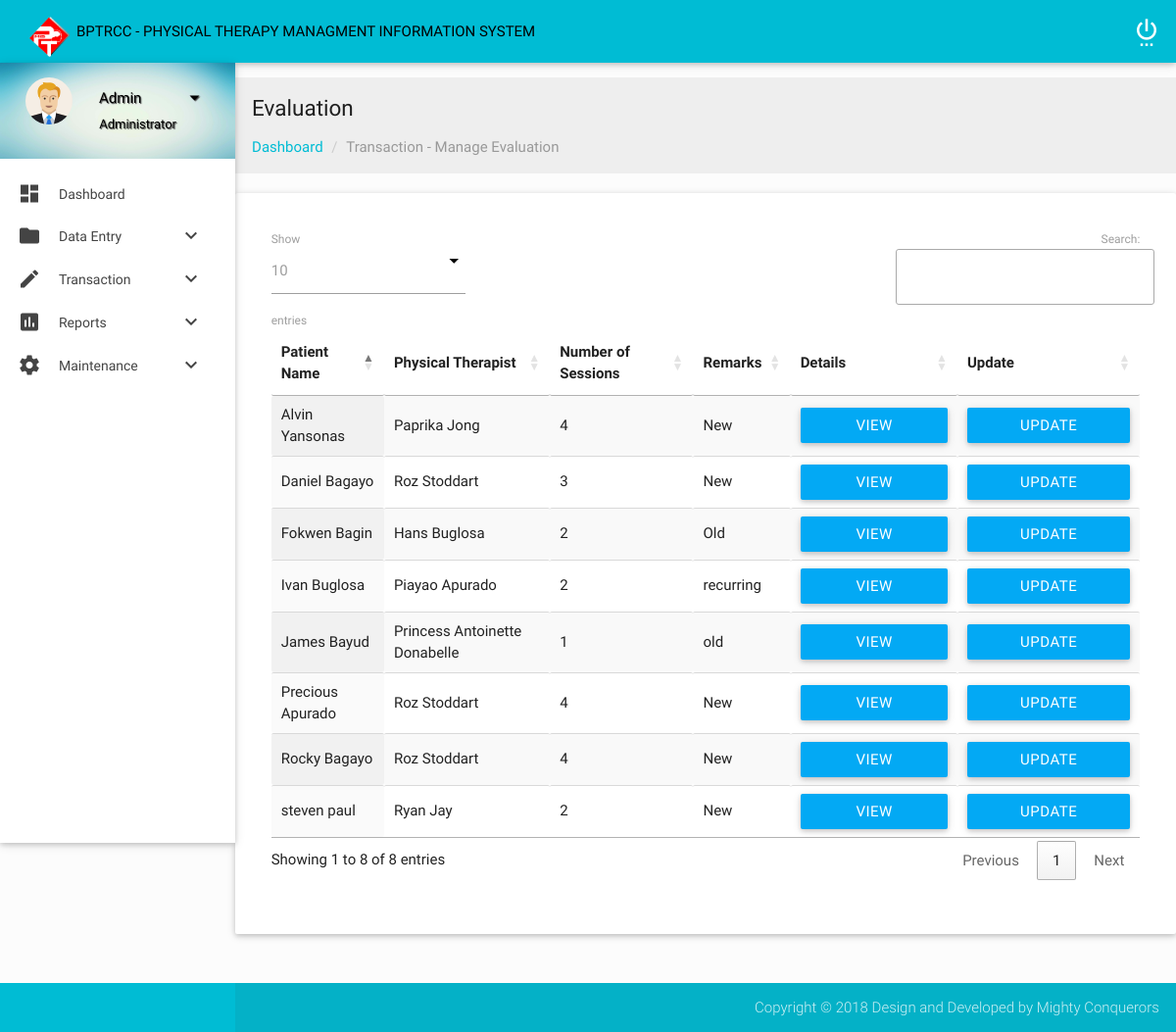
Screenshot of /admin/ManageEvaluation.php with the database file from the repository.
### tables this page shows
CREATE TABLE `patient` (
  `PatientID` int(11) NOT NULL AUTO_INCREMENT,
  `PatientName` text NOT NULL,
  `PatientAddress` text NOT NULL,
  `PatientGender` text NOT NULL,
  `PatientBirthdate` date NOT NULL,
  `PatientCivilStatus` text NOT NULL,
  `PatientProfession` text NOT NULL,
  `PatientDoctor` text NOT NULL,
  `PatientHospital` text NOT NULL,
  `PatientReferralAddress` text NOT NULL,
  `PatientTelephone` int(11) NOT NULL,
  `PatientContactPerson` text NOT NULL,
  `PatientCases` text NOT NULL,
  `month` char(3) NOT NULL,
  `year` char(4) NOT NULL,
  PRIMARY KEY (`PatientID`)
);

CREATE TABLE `evaluation` (
  `EvalID` int(11) NOT NULL AUTO_INCREMENT,
  `PatientID` varchar(11) NOT NULL,
  `EvalPT` varchar(30) NOT NULL,
  `EvalSessionQty` int(2) NOT NULL,
  `EvalChiefComplaint` varchar(50) NOT NULL,
  `EvalHistoryIllness` varchar(100) NOT NULL,
  `EvalSpeech` varchar(15) NOT NULL,
  `EvalEdema` varchar(15) NOT NULL,
  `EvalEndurance` varchar(15) NOT NULL,
  `EvalVision` varchar(15) NOT NULL,
  `EvalMuscleTone` varchar(15) NOT NULL,
  `EvalPosture` varchar(15) NOT NULL,
  `EvalHearing` varchar(15) NOT NULL,
  `EvalCoordination` varchar(15) NOT NULL,
  `EvalSkin` varchar(15) NOT NULL,
  `EvalAssessment` varchar(30) NOT NULL,
  `EvalPlan` varchar(30) NOT NULL,
  `Eval_Date` date NOT NULL,
  `ROMLeftShoulder` int(2) NOT NULL,
  `ROMRightShoulder` int(2) NOT NULL,
  `ROMLeftElbow` int(2) NOT NULL,
  `ROMRightElbow` int(2) NOT NULL,
  `ROMLeftForearm` int(2) NOT NULL,
  `ROMRightForearm` int(2) NOT NULL,
  `ROMLefthandFingers` int(2) NOT NULL,
  `ROMRighthandFingers` int(2) NOT NULL,
  `ROMLeftWrist` int(2) NOT NULL,
  `ROMRightWrist` int(2) NOT NULL,
  `ROMLeftTrunk` int(2) NOT NULL,
  `ROMRightTrunk` int(2) NOT NULL,
  `ROMHip` int(2) NOT NULL,
  `ROMLeftKnee` int(2) NOT NULL,
  `ROMRightKnee` int(2) NOT NULL,
  `ROMLeftAnkle` int(2) NOT NULL,
  `ROMRightAnkle` int(2) NOT NULL,
  `ROMNeck` int(2) NOT NULL,
  `MMTLeftShoulder` int(2) NOT NULL,
  `MMTRightShoulder` int(2) NOT NULL,
  `MMTLeftElbow` int(2) NOT NULL,
  `MMTRightElbow` int(2) NOT NULL,
  `MMTLeftForearm` int(2) NOT NULL,
  `MMTRightForearm` int(2) NOT NULL,
  `MMTLefthandFingers` int(2) NOT NULL,
  `MMTRighthandFingers` int(2) NOT NULL,
  `MMTLeftWrist` int(2) NOT NULL,
  `MMTRightWrist` int(2) NOT NULL,
  `MMTLeftTrunk` int(2) NOT NULL,
  `MMTRightTrunk` int(2) NOT NULL,
  `MMTHip` int(2) NOT NULL,
  `MMTLeftKnee` int(2) NOT NULL,
  `MMTRightKnee` int(2) NOT NULL,
  `MMTLeftAnkle` int(2) NOT NULL,
  `MMTRightAnkle` int(2) NOT NULL,
  `MMTNeck` int(2) NOT NULL,
  `Remarks` varchar(20) NOT NULL,
  PRIMARY KEY (`EvalID`),
  UNIQUE KEY `PatientID` (`PatientID`)
);

### admin/ManageEvaluation.php (the view, shortened to what this page needs)
<?php include("header.php"); ?>
            <section class="section">
                <div id="breadcrumbs-wrapper" class=" grey lighten-3">
                  <div class="container">
                    <div class="row">
                      <div class="col s12 m12 l12">
                        <h5 class="breadcrumbs-title">Evaluation</h5>
                        <ol class="breadcrumb">
                            <li><a href="index.html">Dashboard</a></li>
                            <li class="active">Transaction - Manage Evaluation</li>
                        </ol>
                      </div>
                    </div>
                  </div>
                </div>
                <div class="card-panel">
                    <div class="container">
                        <div class="section">
                            <div id="table-datatables">
                                <div class="row">
                                    <div class="col s12 m8 l12">
                                        <table id="data-table-simple" class="responsive-table display" cellspacing="0">
                                            <thead>
                                                <tr>
                                                    <th>Patient Name</th>
                                                    <th>Physical Therapist</th>
                                                    <th>Number of Sessions</th>
                                                    <th>Remarks</th>
                                                    <th>Details</th>
                                                    <th>Update</th>
                                                </tr>
                                            </thead>
                                            <tbody>
                                                <?php include("config.php");
                                                $result = mysqli_query($mysqli, "SELECT * FROM evaluation ORDER BY EvalID DESC");
                                                while ($res = mysqli_fetch_array($result)) {
                                                $patientID = $res['PatientID'];
                                                ?>
                                                <tr>
                                                <?php $result1 = mysqli_query($mysqli, "SELECT * FROM patient WHERE PatientID = '$patientID'");
                                                while ($res1 = mysqli_fetch_array($result1)) { ?>
                                                    <td><?php echo $res1['PatientName']; ?></td>
                                                    <td><?php echo $res['EvalPT']; ?></td>
                                                    <td><?php echo $res['EvalSessionQty']; ?></td>
                                                    <td><?php echo $res['Remarks']; ?></td>
                                                    <td><a class="waves-effect waves-light modal-trigger light-blue btn" href="viewEval.php?id=<?php echo $res['EvalID']; ?>">View Details</a>
                                                    <td><a class="waves-effect waves-light modal-trigger light-blue btn" href="editEval.php?id=<?php echo $res['EvalID']; ?>" >Update Record</a>
                                                    <?php } } ?>
                                                </tr>
                                            </tbody>
                                        </table>
                                    </div>
                                </div>
                            </div>
                        </div>
                    </div>
                </div>
                        </div>
                </div>
    <footer class="page-footer">
        <div class="footer-copyright">
            <div class="container">
                <span class="right">  Copyright © 2018 Design and Developed by Mighty Conquerors</span>
            </div>
        </div>
    </footer>
</body>
</html>

### admin/header.php (shortened to what this page needs)
<!DOCTYPE html>
<html lang="en">
<head>
    <link href="css/materialize.css" type="text/css" rel="stylesheet" media="screen,projection">
    <link href="css/style.css" type="text/css" rel="stylesheet" media="screen,projection">
  <link href="css/prism.css" type="text/css" rel="stylesheet" media="screen,projection">
  <link href="js/plugins/chartist-js/chartist.min.css" type="text/css" rel="stylesheet" media="screen,projection">
  <link href="js/plugins/perfect-scrollbar/perfect-scrollbar.css" type="text/css" rel="stylesheet" media="screen,projection">
  <link href="js/plugins/fullcalendar/css/fullcalendar.min.css" type="text/css" rel="stylesheet" media="screen,projection">
  <link href="http://cdn.datatables.net/1.10.6/css/jquery.dataTables.min.css" type="text/css" rel="stylesheet" media="screen,projection">
<link rel="stylesheet" href="//code.jquery.com/ui/1.11.4/themes/smoothness/jquery-ui.css">
  <link href="https://cdnjs.cloudflare.com/ajax/libs/select2/4.0.3/css/select2.min.css" rel="stylesheet" />
</head>
<body>
    <header id="header" class="page-topbar">
        <div class="navbar-fixed">
            <nav class="cyan">
                <div class="nav-wrapper">
                     <h1 class="logo-wrapper"><a href="index.php" class="brand-logo darken-1"><img src="images/logo.png" style="width:65px;height:20;"" alt="PTMIS-logo"> </h1></a><a href="index.php"> <span class="black-text">&nbsp;&nbsp;&nbsp;&nbsp;&nbsp;&nbsp;&nbsp;&nbsp;&nbsp;&nbsp;&nbsp;&nbsp;&nbsp;&nbsp;&nbsp;&nbsp;&nbsp;&nbsp;&nbsp;&nbsp;&nbsp;BPTRCC - PHYSICAL THERAPY MANAGMENT INFORMATION SYSTEM</span></a>
                    <ul class="right hide-on-med-and-down">
                        <li><a href="../logout.php" class="waves-effect waves-block waves-light"><i class="mdi-action-settings-power"></i></a>
                    </ul>
                </div>
            </nav>
        </div>
    </header>
    <div id="main">
        <div class="wrapper">
            <aside id="left-sidebar-nav">
                <ul id="slide-out" class="side-nav fixed leftside-navigation">
                    <li class="user-details cyan darken-2">
                        <div class="row">
                            <div class="col col s4 m4 l4">
                                <img src="images/user.png" alt="" class="circle responsive-img valign profile-image">
                            </div>
                            <div class="col col s8 m8 l8">
                                <a class="btn-flat dropdown-button waves-effect waves-light black-text profile-btn"  href="#" data-activates="profile-dropdown">Admin<i class="mdi-navigation-arrow-drop-down right"></i></a>
                                <p class="user-roal black-text">Administrator</p>
                            </div>
                        </div>
                    </li>
                    <li class="bold"><a href="index.php" class="waves-effect waves-cyan"><i class="mdi-action-dashboard"></i> Dashboard</a>
                    </li>
                    <li class="no-padding">
                        <ul class="collapsible collapsible-accordion">
                            <li class="bold"><a class="collapsible-header waves-effect waves-cyan"><i class="mdi-file-folder"></i> Data Entry<i class="mdi-hardware-keyboard-arrow-down right"></i></a>
                            </li>
                            <li class="bold"><a class="collapsible-header  waves-effect waves-cyan"><i class="mdi-editor-mode-edit"></i> Transaction<i class="mdi-hardware-keyboard-arrow-down right"></i></a>
                            </li>
                            <li class="bold"><a class="collapsible-header  waves-effect waves-cyan"><i class="mdi-editor-insert-chart"></i> Reports<i class="mdi-hardware-keyboard-arrow-down right"></i></a>
                            </li>
                            <li class="bold"><a class="collapsible-header  waves-effect waves-cyan"><i class="mdi-action-settings"></i> Maintenance<i class="mdi-hardware-keyboard-arrow-down right"></i></a>
                            </li>
                        </ul>
                    </li>
                </ul>
            </aside>

### admin/css/style.css (style rules this page uses)
body { background-color: #fcfcfc; }
#main, footer { padding-left: 240px; }
.container { padding: 0 0.5rem; margin: 0 auto; max-width: 100% !important; width: 98%; }
@media only screen and (min-width: 601px) { .container { width: 98%; } }
@media only screen and (min-width: 993px) { .container { width: 98%; } }
h1.logo-wrapper { margin: 0px 0px; }
header .brand-logo { margin: 5px 0px; padding: 0 20px; }
ul.side-nav.fixed { top: 64px; }
.side-nav a { line-height: 42px; height: 42px; }
#left-sidebar-nav { position: fixed; width: 100px; left: 180px; z-index: 999; height: auto; }
#slide-out li a i { line-height: inherit; width: 2rem; font-size: 1.6rem; display: block; float: left; text-align: center; margin-right: 1rem; }
ul.side-nav li { padding: 0; }
ul.side-nav .collapsible-header { margin: 0; }
ul.side-nav.fixed { overflow: hidden; }
ul.side-nav.fixed li { line-height: 44px; }
ul.side-nav.fixed li a { font-size: 14px; font-weight: 400; }
ul.side-nav.fixed ul.collapsible-accordion { background-color: #FFF; }
ul.side-nav.fixed li.user-details { background: url(../images/user-bg.jpg) no-repeat center center; -webkit-background-size: cover; -moz-background-size: cover; -o-background-size: cover; background-size: cover; margin-bottom: 15px; padding: 15px 0px 0px 15px; }
.user-details .row { margin: 0; }
ul.side-nav.fixed .profile-btn { margin: 0; text-transform: capitalize; padding: 0; text-shadow: 1px 1px 1px #444; font-size: 15px; }
.user-roal { color: #fff; margin-top: -16px; font-size: 13px; text-shadow: 1px 1px 1px #444; }
.bold > a { font-weight: bold; }
.breadcrumb { padding: 0px; margin: 15px 0px; list-style: none; }
.breadcrumbs-title { font-size: 1.5rem; line-height: 1.804rem; margin: 18px 0px 0px 0px; }
.breadcrumb > li { display: inline-block; }
.breadcrumb a { color: #00bcd4; }
.breadcrumb .active { font-weight: normal; color: #999; }
.breadcrumb > li + li:before { padding: 0 5px; color: #ccc; content: "/\00a0"; }
#flotchart td, th { padding: 5px; }
.collapsible-header { font-weight: 500; }
footer.page-footer { padding-top: 0px; }

### rows the page displays
evaluation: EvalPT "Paprika Jong", EvalSessionQty "4", Remarks "New"
patient: PatientName "Alvin Yansonas"
evaluation: EvalPT "Roz Stoddart", EvalSessionQty "4", Remarks "New"
patient: PatientName "Precious Apurado"
evaluation: EvalPT "Roz Stoddart", EvalSessionQty "3", Remarks "New"
patient: PatientName "Daniel Bagayo"
evaluation: EvalPT "Roz Stoddart", EvalSessionQty "4", Remarks "New"
patient: PatientName "Rocky Bagayo"
evaluation: EvalPT "Hans Buglosa", EvalSessionQty "2", Remarks "Old"
patient: PatientName "Fokwen Bagin"
evaluation: EvalPT "Ryan Jay", EvalSessionQty "2", Remarks "New"
patient: PatientName "steven paul"
evaluation: EvalPT "Piayao Apurado", EvalSessionQty "2", Remarks "recurring"
patient: PatientName "Ivan Buglosa"
evaluation: EvalPT "Princess Antoinette Donabelle", EvalSessionQty "1", Remarks "old"
patient: PatientName "James Bayud"
